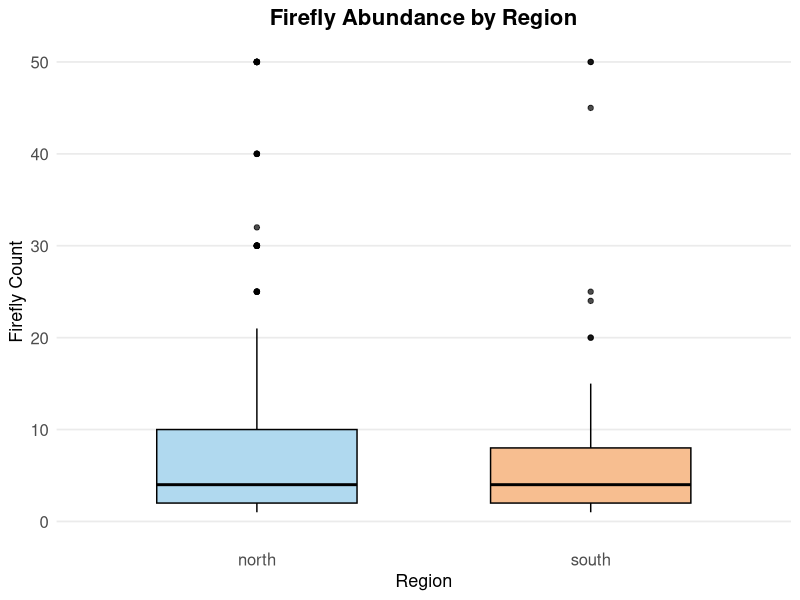
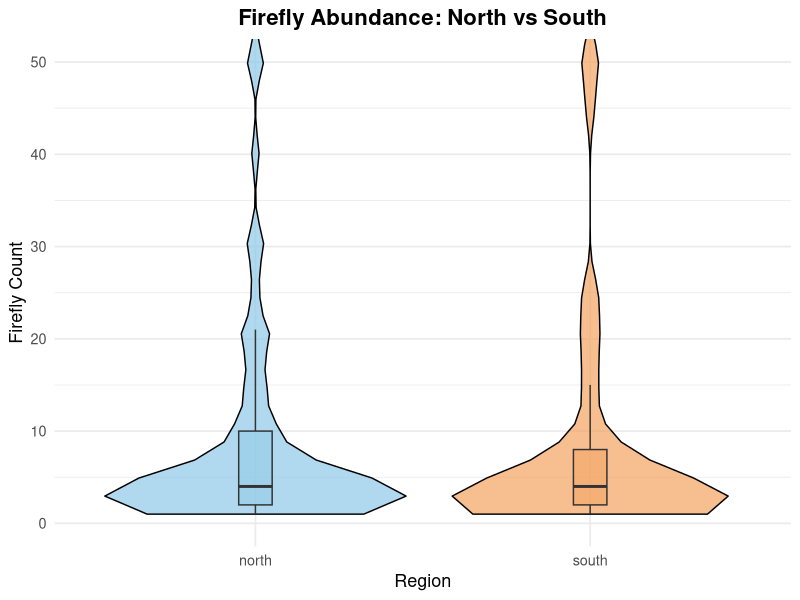

Recreate these plots in R, in order.
## ---- chunk 1
knitr::opts_chunk$set(echo = TRUE)
library(dplyr)
library(tidyr)
library(ggplot2)
## ---- chunk 2
# Firefly Boxplot

# Load needed packages
library(ggplot2)
library(stringi)

# Read in the dad
fireflies <- read.csv("Fireflydata - 1.csv", stringsAsFactors = FALSE)

# Rename columns to simpler names
colnames(fireflies) <- c("firefly_count", "region")

# Diagnostics
cat("Original region values:\n")
print(unique(fireflies$region))
cat("\nCounts by region (before cleaning):\n")
print(as.data.frame(table(region = fireflies$region, useNA = "ifany")))

# Replace blanks with NA
fireflies$region[fireflies$region == ""] <- NA

# Normalize 
fireflies$region <- stri_trans_general(fireflies$region, "NFKC")

# Remove invisible characters
fireflies$region <- stri_replace_all_regex(fireflies$region, "\\p{C}", "")

# Convert non-breaking spaces to regular and trim spaces
fireflies$region <- gsub("\u00A0", " ", fireflies$region)
fireflies$region <- trimws(fireflies$region)

# Convert to lowercase
fireflies$region <- tolower(fireflies$region)

# Fix obvious typos or abbreviations
fireflies$region[fireflies$region %in% c("n", "nrth", "noth")] <- "north"
fireflies$region[fireflies$region %in% c("s", "sth", "soth")] <- "south"

# Keep valid categories
fireflies$region <- factor(fireflies$region, levels = c("north", "south"))
fireflies_clean <- droplevels(subset(fireflies, !is.na(region)))

# Check column names
cat("\nUnique cleaned region values:\n")
print(unique(fireflies_clean$region))
cat("\nCounts by region (after cleaning):\n")
print(as.data.frame(table(region = fireflies_clean$region)))

#Box Plot
ggplot(fireflies_clean, aes(x = region, y = firefly_count, fill = region)) +
  geom_boxplot(width = 0.6, color = "black", alpha = 0.7) +  # clean, solid boxes
  labs(
    title = "Firefly Abundance by Region",
    x = "Region",
    y = "Firefly Count"
  ) +
  scale_fill_manual(values = c("north" = "#8EC9E8", "south" = "#F4A261")) +  # subtle professional palette
  coord_cartesian(ylim = c(0, 50)) +
  theme_minimal(base_size = 13) +
  theme(
    legend.position = "none",
    plot.title = element_text(size = 16, face = "bold", hjust = 0.5),
    axis.text = element_text(size = 12),
    axis.title = element_text(size = 13),
    panel.grid.major.x = element_blank(),
    panel.grid.minor = element_blank()
  )

## ---- chunk 3
# Load packages
library(ggplot2)
library(stringi)
library(dplyr)

# Read in data
fireflies <- read.csv("Fireflydata - 1.csv", stringsAsFactors = FALSE)

# Ensure correct column naming
colnames(fireflies) <- c("firefly_count", "region")

# Convert firefly_count to numeric & handle blanks
fireflies$firefly_count <- suppressWarnings(as.numeric(fireflies$firefly_count))
fireflies$firefly_count[fireflies$firefly_count < 0] <- NA  # Remove impossible values if any

# Clean region column
fireflies$region <- trimws(fireflies$region)
fireflies$region[fireflies$region == ""] <- NA
fireflies$region <- stri_trans_general(fireflies$region, "NFKC")
fireflies$region <- tolower(fireflies$region)

# Fix region typos and mislabeled data
fireflies$region[fireflies$region %in% c("n", "nrth", "noth", "north ", "northwest")] <- "north"
fireflies$region[fireflies$region %in% c("s", "sth", "soth", "south ", "southeast")] <- "south"

# Keep only valid data
fireflies_clean <- fireflies %>%
  filter(region %in% c("north", "south"), !is.na(firefly_count))

fireflies_clean$region <- factor(fireflies_clean$region)

# Diagnostic check
cat("Counts in each group:\n")
print(table(fireflies_clean$region))
cat("\nSummary of firefly counts:\n")
print(summary(fireflies_clean$firefly_count))

# T-Test
ttest_results <- t.test(firefly_count ~ region, data = fireflies_clean)

cat("\nT-test Results:\n")
print(ttest_results)

## ---- chunk 4
library(ggplot2)

# --- Load and inspect data ---
fireflies_raw <- read.csv("Fireflydata - 1.csv", stringsAsFactors = FALSE)
print(colnames(fireflies_raw))  # See original column names

# --- Clean data ---
# 1. Remove columns with no names or that are all NA
fireflies <- fireflies_raw[, !(is.na(names(fireflies_raw)) | names(fireflies_raw) == "")]
fireflies <- fireflies[, colSums(!is.na(fireflies)) > 0]

# 2. Rename columns properly
colnames(fireflies) <- c("firefly_count", "region")

# 3. Clean and standardize region values
fireflies$region <- trimws(tolower(fireflies$region))

# 4. Drop any rows missing region info
fireflies <- subset(fireflies, !is.na(region) & region != "")

# 5. Convert region to factor with defined order
fireflies$region <- factor(fireflies$region, levels = c("north", "south"))

# --- Optional sanity check ---
print(unique(fireflies$region))

# --- Violin Plot ---
ggplot(fireflies, aes(x = region, y = firefly_count, fill = region)) +
  geom_violin(trim = TRUE, alpha = 0.7, color = "black") +
  geom_boxplot(width = 0.1, outlier.shape = NA, alpha = 0.5) +
  scale_fill_manual(values = c("north" = "#8EC9E8", "south" = "#F4A261")) +
  coord_cartesian(ylim = c(0, 50)) +
  labs(
    title = "Firefly Abundance: North vs South",
    x = "Region",
    y = "Firefly Count"
  ) +
  theme_minimal(base_size = 13) +
  theme(
    legend.position = "none",
    plot.title = element_text(size = 16, face = "bold", hjust = 0.5)
  )
